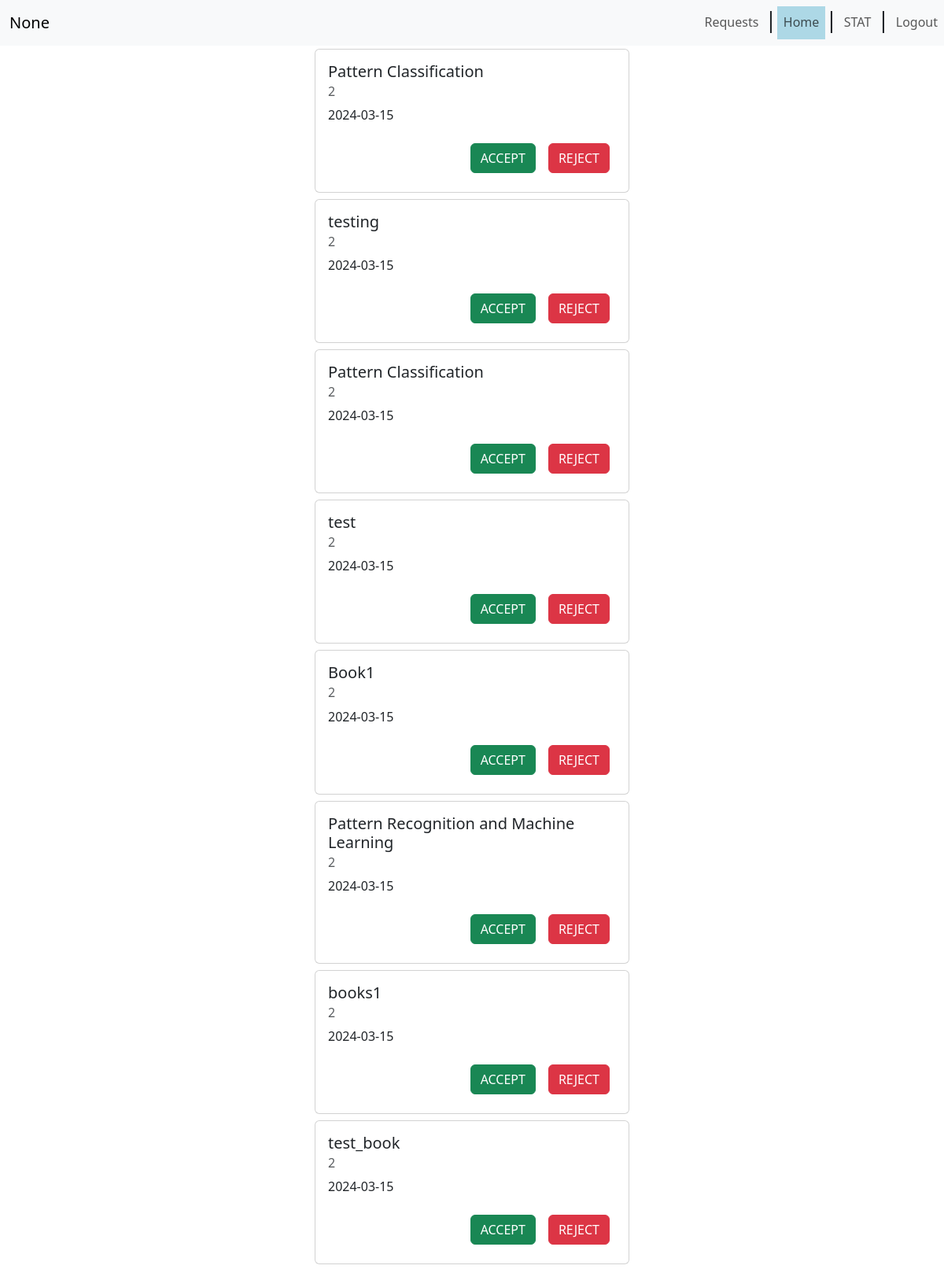
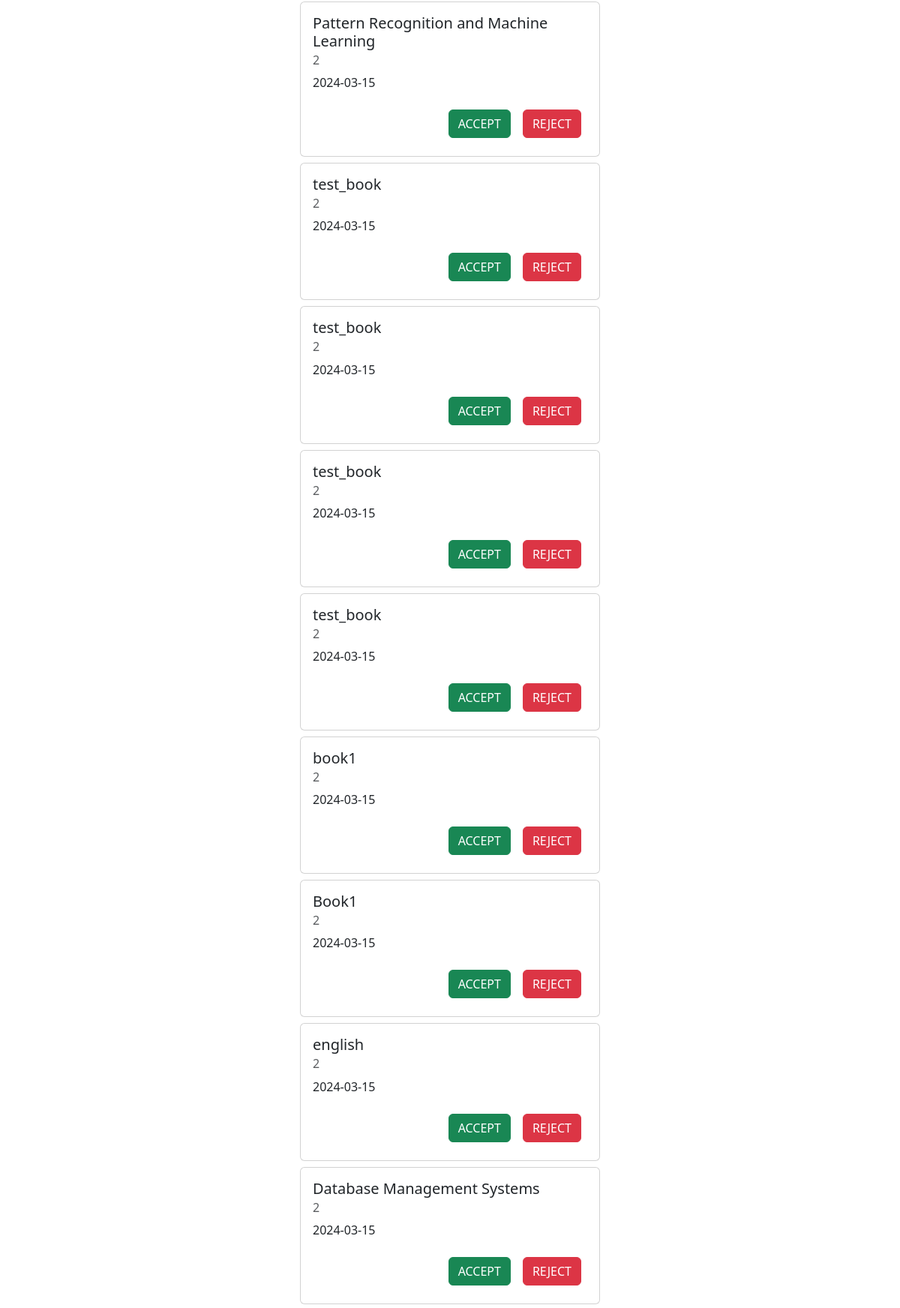
The page /request (signed in, upper part) on the database its author committed (2 pictures, top to bottom).
### application/models.py (models this page shows)
class allotment(db.Model):
    __tablename__="allotment"
    req_id=db.Column(db.Integer, autoincrement=True, primary_key=True)
    book_id=db.Column(db.Integer)
    title=db.Column(db.Integer, db.ForeignKey("books.Title"))
    user_id=db.Column(db.Integer, db.ForeignKey("user.user_id"))
    status=db.Column(db.String ,default='UnderProcess')
    date=db.Column(db.Date)

### application/controllers.py (the view)
@app.route('/request',methods=['GET','POST'])
def request_page():
    client=request.args.get('client')
    if client=='ADMIN':
        data=allotment.query.filter_by(status="UnderProcess" ).all()
    else:
        data=allotment.query.filter_by(user_id=id).all()
    return render_template("request.html",data=data,client=client,id=id)

### templates/request.html (shortened to what this page needs)
<!doctype html>
<html lang="en">
  <head>
    <link href="https://cdn.jsdelivr.net/npm/bootstrap@5.3.2/dist/css/bootstrap.min.css" rel="stylesheet">
  </head>
  <body>
    <nav class="navbar navbar-expand-lg bg-body-tertiary">
        <div class="container-fluid">
          <div style="display: flex;">
            <a class="navbar-brand" href="#" id="client">{{client}}</a>
          </div>
        </div>
        <div class="collapse navbar-collapse" id="navbarNav">
            <ul class="navbar-nav">
              <li class="nav-item">
                <a class="nav-link" href="#">Requests</a>
              </li>
              <li class="nav-item">
                <h3>|</h3>
              </li>
              <li class="nav-item" style="background-color: lightblue;" >
                <a class="nav-link" href="/Homepage?client={{client}}">Home</a>
              </li>
              <li class="nav-item">
                <h3>|</h3>
              </li>
              <li class="nav-item">
                <a class="nav-link" href="#">STAT</a>
              </li>
              <li class="nav-item">
                <h3>|</h3>
              </li>
              <li class="nav-item">
                <a class="nav-link" href="{{url_for('logout')}}">Logout</a>
              </li>
            </ul>
          </div>
      </nav>
      <div id="admin_button1" class="card_container">
        {% for i in data %}
        <div class="card" style="width: 25rem; height: fit-content;">
            <div class="card-body" style="align-items: center;">
              <h5 class="card-title">{{i["title"]}}</h5>
              <h6 class="card-subtitle mb-2 text-body-secondary">{{i["user_id"]}}</h6>
              <p> {{i['date']}}</p>
              <div class="box" >
                <div><a href="/issued?reqid={{i['req_id']}}&client={{client}}&bookid={{i['book_id']}}"><button type="button" class="btn btn-success" >ACCEPT</button></a> </div>
                <div><a href="/rejected?reqid={{i['req_id']}}&client={{client}}"><button type="button" class="btn btn-danger" >REJECT</button></a></div>
              </div>
            </div>
          </div>
        {% endfor %}
      </div>
  </body>
</html>

### templates/request.html (style rules this page uses)
.box { display: flex; justify-content:end; flex-direction: row; }
.box > div { margin: 8px; }
.card_container { display: flex; flex-direction: column-reverse; flex-wrap: wrap; justify-content: center; align-items: center; }
.card_container>div { margin: 4px; }

### rows shown on the page
allotment: title "Database Management Systems", user_id "2", date "2024-03-15"
allotment: title "english", user_id "2", date "2024-03-15"
allotment: title "Book1", user_id "2", date "2024-03-15"
allotment: title "book1", user_id "2", date "2024-03-15"
allotment: title "test_book", user_id "2", date "2024-03-15"
allotment: title "test_book", user_id "2", date "2024-03-15"
allotment: title "test_book", user_id "2", date "2024-03-15"
allotment: title "test_book", user_id "2", date "2024-03-15"
allotment: title "Pattern Recognition and Machine Learning", user_id "2", date "2024-03-15"
allotment: title "test_book", user_id "2", date "2024-03-15"
allotment: title "books1", user_id "2", date "2024-03-15"
allotment: title "Pattern Recognition and Machine Learning", user_id "2", date "2024-03-15"
allotment: title "Book1", user_id "2", date "2024-03-15"
allotment: title "test", user_id "2", date "2024-03-15"
allotment: title "Pattern Classification", user_id "2", date "2024-03-15"
allotment: title "testing", user_id "2", date "2024-03-15"
allotment: title "Pattern Classification", user_id "2", date "2024-03-15"

### other values the page prints
{{ client }} "None"
